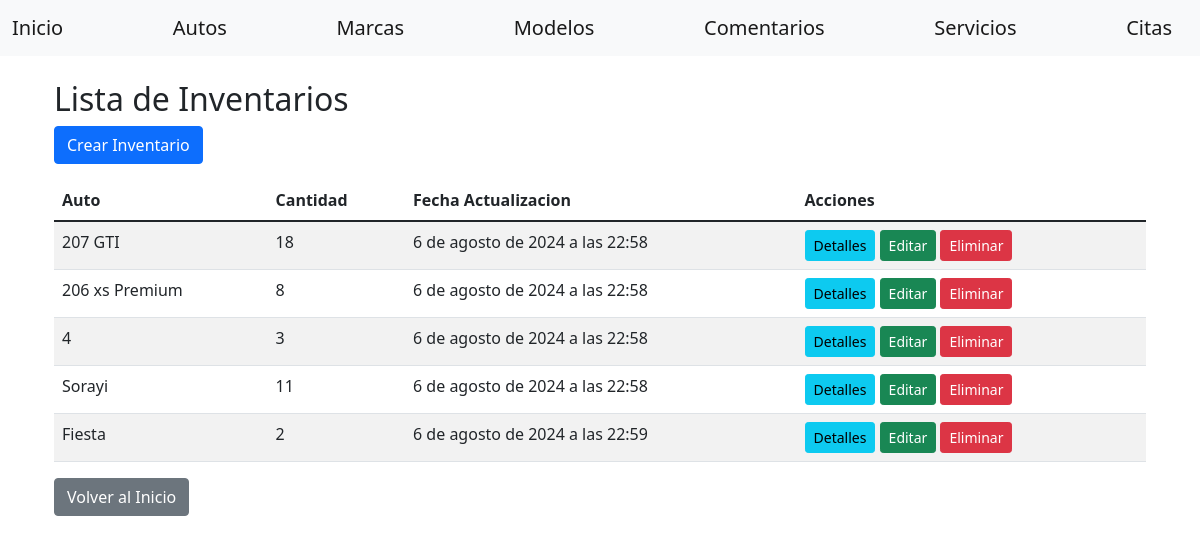
The app's page /gestion/inventario/ with its own data.
### gestion/models.py (models this page shows, shortened)
class Inventario(models.Model):
    auto = models.ForeignKey(Auto, on_delete=models.CASCADE)
    cantidad = models.PositiveIntegerField()
    fecha_actualizacion = models.DateTimeField(auto_now=True)

class Auto(models.Model):
    marca = models.ForeignKey(Marca, on_delete=models.CASCADE, default=1, verbose_name=_("marca"))
    modelo = models.ForeignKey(ModeloAuto, on_delete=models.CASCADE, verbose_name=_("modelo"))
    categoria = models.ForeignKey(Categoria, on_delete=models.CASCADE, verbose_name=_("categoria"))
    precio = models.DecimalField(max_digits=10, decimal_places=2, verbose_name=_("precio"))
    imagen = models.ImageField(upload_to='autos/', null=True, blank=True, verbose_name=_("imagen"))
    descripcion = models.TextField(verbose_name=_("descripcion"))

class ModeloAuto(models.Model):
    marca = models.ForeignKey(Marca, on_delete=models.CASCADE)
    nombre = models.CharField(max_length=100)

### gestion/views/inventario_view.py (the view)
# urls.py: path('inventario/', inventario_view.InventarioListView.as_view(), name='inventario-list'),
class InventarioListView(View):
    def get(self, request, *args, **kwargs):
        repo = InventarioRepository()
        inventarios = repo.get_all()
        return render(
            request,
            'inventarios/list.html',
            dict(
                inventarios=inventarios
            )
        )

### gestion/context_processors.py (called while the page is built)
def user_info(request):
    user = request.user if request.user.is_authenticated else None
    return {
        'authenticated_user': user
    }

def all_brands(request):
    brands = cache.get('brands')
    if brands is None:
        brands = Marca.objects.all()
        cache.set('brands', brands, 36000)  # Cache por 10 horas (36000 segundos)
    return {'all_brands': brands}

def all_categories(request):
    categories = cache.get('categories')
    if categories is None:
        categories = Categoria.objects.all()  # Devuelve objetos completos
        cache.set('categories', categories, 36000)  # Cache por 10 horas (36000 segundos)
    return {'all_categories': categories}

### gestion/repositories/inventario_repository.py (called while the page is built)
    def get_all(self) -> List[Inventario]:
        return Inventario.objects.all()

### gestion/templates/inventarios/list.html (shortened to what this page needs)
{% extends "home/base.html" %}
{% block content %}
<div class="container mt-3">
    <h2>Lista de Inventarios</h2>
    <a href="{% url 'inventario-create' %}" class="btn btn-primary mb-3">Crear Inventario</a>
    <table class="table table-striped">
        <thead>
            <tr>
                <th>Auto</th>
                <th>Cantidad</th>
                <th>Fecha Actualizacion</th>
                <th>Acciones</th>
            </tr>
        </thead>
        <tbody>
            {% for inventario in inventarios %}
                <tr>
                    <td>{{ inventario.auto.modelo.nombre }}</td>
                    <td>{{ inventario.cantidad }}</td>
                    <td>{{ inventario.fecha_actualizacion }}</td>
                    <td>
                        <a href="{% url 'inventario-detail' inventario.id %}" class="btn btn-info btn-sm">Detalles</a>
                        <a href="{% url 'inventario-update' inventario.id %}" class="btn btn-success btn-sm">Editar</a>
                        <form action="{% url 'inventario-delete' inventario.id %}" method="post" class="d-inline">
                            <button type="submit" class="btn btn-danger btn-sm">Eliminar</button>
                        </form>
                    </td>
                </tr>
            {% endfor %}
        </tbody>
    </table>
    <a href="{% url 'index' %}" class="btn btn-secondary">Volver al Inicio</a>
</div>
{% endblock %}

### home/templates/home/base.html (style rules this page uses)
body { background-image: url(''); background-size: cover; background-position: center; background-repeat: no-repeat; height: 100vh; margin: 0; }

### records on screen
Inventario: auto.modelo.nombre "207 GTI", cantidad "18", fecha_actualizacion "6 de agosto de 2024 a las 22:58"
Inventario: auto.modelo.nombre "206 xs Premium", cantidad "8", fecha_actualizacion "6 de agosto de 2024 a las 22:58"
Inventario: auto.modelo.nombre "4", cantidad "3", fecha_actualizacion "6 de agosto de 2024 a las 22:58"
Inventario: auto.modelo.nombre "Sorayi", cantidad "11", fecha_actualizacion "6 de agosto de 2024 a las 22:58"
Inventario: auto.modelo.nombre "Fiesta", cantidad "2", fecha_actualizacion "6 de agosto de 2024 a las 22:59"
